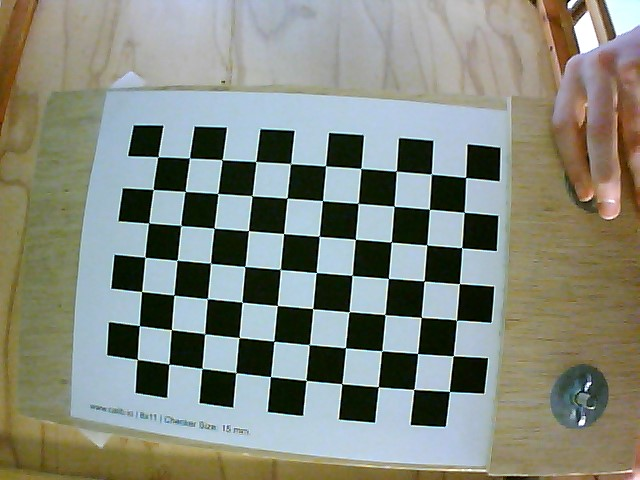
#> input picture Romi3_vision/calib_photos/check.jpg, 640 x 480 px
$ python local_main.py
#> lines starting #> are read from the running program, lines starting #| are printed output that depends on the picture; after the words box and inside, x2 and y2 are one past the last pixel; in counts of white or black regions, pixels touching at a corner belong together
### Romi3_vision/undistort.py
import cv2
import numpy as np
import glob
import os
dir_path = os.path.dirname(os.path.realpath(__file__))


print("starting undistort")
print(" initializing")
chessboard_scale_unit = 1

# termination criteria
criteria = (cv2.TERM_CRITERIA_EPS + cv2.TERM_CRITERIA_MAX_ITER, 30, 0.001)
# prepare object points, like (0,0,0), (1,0,0), (2,0,0) ....,(6,5,0)
objp = np.zeros((10*7,3), np.float32)
objp[:,:2] = np.mgrid[0:7,0:10].T.reshape(-1,2)
# print(objp)
# Arrays to store object points and image points from all the images.
objpoints = [] # 3d point in real world space
imgpoints = [] # 2d points in image plane.
images_dir = dir_path + '/calib_photos/*'#'C:/Users/PEACCE/Documents/sean/python/opencv/romi_aruco_targets/calib_photos/*'
print(" finding photos in " + images_dir)
images = glob.glob(images_dir)
num = 1
print(" finding patterns:")
for fname in images:
    img = cv2.imread(fname)
#> img is the input picture: shape (480, 640, 3); mean B, G, R 125.9, 136.6, 131.9
    gray = cv2.cvtColor(img, cv2.COLOR_BGR2GRAY)
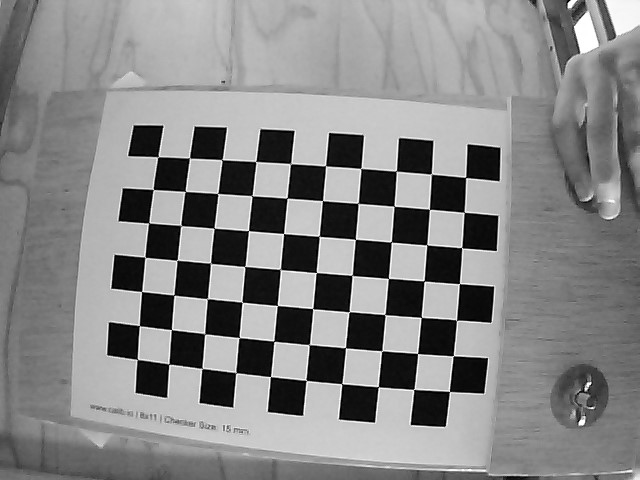
#> gray: shape (480, 640); min 0, max 255, mean 134
    # Find the chess board corners
    ret, corners = cv2.findChessboardCorners(gray, (7,10), None)
#> ret = True; corners = 70 rows, first 8: [465.5, 177.5], [464.3, 212.3], [461.5, 247.5], [459.5, 283.5], [456.4, 320.5], [453.4, 355.6], [449.5, 391.5], [431.4, 173.8]
    # print(corners)
    # If found, add object points, image points (after refining them)
    if ret == True:
        # print("yay")
        objpoints.append(objp)
        corners2 = cv2.cornerSubPix(gray,corners, (11,11), (-1,-1), criteria)
#> corners2 = 70 rows, first 8: [465.6, 177.5], [464.1, 212.4], [461.6, 247.7], [459.4, 283.6], [456.5, 320], [453.3, 355.8], [449.4, 391.4], [431.3, 174.2]
        imgpoints.append(corners)
        # Draw and display the corners
        cv2.drawChessboardCorners(img, (7,6), corners2, ret)
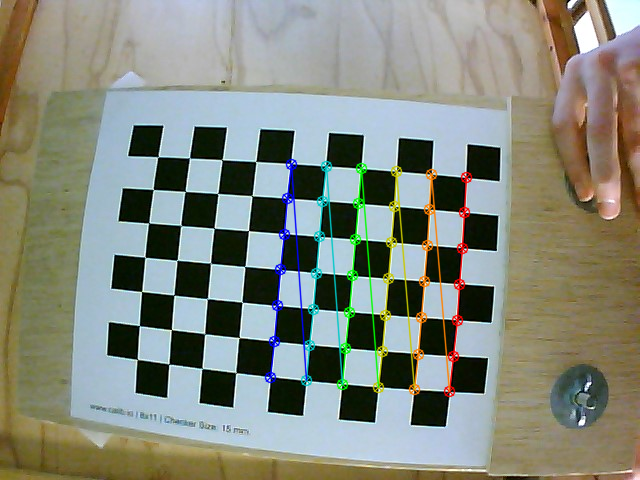
#> img: shape (480, 640, 3); 3.4% of pixels changed, all inside (x1, y1, x2, y2) = (264, 158, 473, 398)
        #cv2.imshow('calib_pattern', img)
        cv2.waitKey(1)
    print(str(num) + "/" + str(len(images)))
    num += 1

print(" running calibration")
ret, mtx, dist, rvecs, tvecs = cv2.calibrateCamera(objpoints, imgpoints, gray.shape[::-1], None, None)

img = cv2.imread(images[0])
newcameramtx = None
print("ready")
def undistort(img):
    h,  w = img.shape[:2]
    global newcameramtx
    newcameramtx, roi = cv2.getOptimalNewCameraMatrix(mtx, dist, (w,h), 1, (w,h))

    # undistort
    dst = cv2.undistort(img, mtx, dist, None, newcameramtx)
    # crop the image
    x, y, w, h = roi
    dst = dst[y:y+h, x:x+w]
#> dst: shape (373, 530, 3)
    return dst

cv2.imwrite('calibresult.png', undistort(img))

cv2.destroyAllWindows()

### Romi3_vision/marker.py
# holds the array that passes marker data between different areas

import numpy as np
from collections import deque
import math

class Marker:
    def __init__(self, id, world_pts):
        self.id = id
        self.tracking = False
        self.image_pts = None
        self.world_pts = world_pts
        self.rotation = None
        self.translation = None
        self.locationiters = 0
        self.findingLocations = []
        self.findingRotations = []
        self.found = False


# Return the rotation matrix associated with counterclockwise rotation about
# the given axis by theta radians.
# function from: https://stackoverflow.com/questions/34372480/rotate-point-about-another-point-in-degrees-python
# (i cannot do this math lol)
def rotationMatrix(axis, theta):
    axis = np.asarray(axis)
    axis = axis / math.sqrt(np.dot(axis, axis))
    a = math.cos(theta / 2.0)
    b, c, d = -axis * math.sin(theta / 2.0)
    aa, bb, cc, dd = a * a, b * b, c * c, d * d
    bc, ad, ac, ab, bd, cd = b * c, a * d, a * c, a * b, b * d, c * d
    return np.array([[aa + bb - cc - dd, 2 * (bc + ad), 2 * (bd - ac)],
                     [2 * (bc - ad), aa + cc - bb - dd, 2 * (cd + ab)],
                     [2 * (bd + ac), 2 * (cd - ab), aa + dd - bb - cc]])

# utility function for generating world points of the corners of a marker
# parameters:
# point: location of top left corner (x,y,z)
# dimensions: (width, height, depth) depth will be zero
# rotation: radians to rotate so that the markers can be on different planes
def makeWorldCoords(point, dimensions, rotation):
    rotation_matrix = rotationMatrix((0,1,0), rotation)
    dimensions = np.dot(rotation_matrix, dimensions)
    # unfold for simpler access
    (x, y, z) = point
    (width, height, depth) = dimensions

    # modifications to each axis for opposite corner
    x_mod = x + width
    y_mod = y + height
    z_mod = z + depth

    #each corner's xyz coordinates
    top_left= (x, y, z)
    top_right = (x_mod, y, z_mod)
    bottom_right = (x_mod, y_mod, z_mod)
    bottom_left = (x, y_mod, z)

    #final array
    return np.float32([top_left,top_right,bottom_right,bottom_left])

def blankMarker(id):
    return Marker(id, makeWorldCoords((0,0,0), (0.09,0.09,0), 0))

# array of markers that is used through the rest of the program:
markers = {
    #front left -> right
    48: Marker(48, makeWorldCoords((0.21, -0.275, 0), (0.09, 0.09, 0), 0)),
    49: Marker(48, makeWorldCoords((0.3, -0.275, 0), (0.09, 0.09, 0), 0)),
    50: Marker(48, makeWorldCoords((0.21, -0.175, 0), (0.09, 0.09, 0), 0)),
    51: Marker(48, makeWorldCoords((0.3, -0.175, 0), (0.09, 0.09, 0), 0)),

    84: Marker(48, makeWorldCoords((0.47, -0.275, 0), (0.09, 0.09, 0), 0)),
    85: Marker(48, makeWorldCoords((0.57, -0.275, 0), (0.09, 0.09, 0), 0)),
    86: Marker(48, makeWorldCoords((0.47, -0.175, 0), (0.09, 0.09, 0), 0)),
    87: Marker(48, makeWorldCoords((0.57, -0.175, 0), (0.09, 0.09, 0), 0)),

    44: Marker(48, makeWorldCoords((0.76, -0.275, 0), (0.09, 0.09, 0), 0)),
    45: Marker(48, makeWorldCoords((0.86, -0.275, 0), (0.09, 0.09, 0), 0)),
    46: Marker(48, makeWorldCoords((0.76, -0.175, 0), (0.09, 0.09, 0), 0)),
    47: Marker(48, makeWorldCoords((0.86, -0.175, 0), (0.09, 0.09, 0), 0)),

    #left side front -> back
    88: Marker(48, makeWorldCoords((0, -0.275, -0.41), (0.09, 0.09, 0), np.radians(-90))),
    89: Marker(48, makeWorldCoords((0, -0.275, -0.31), (0.09, 0.09, 0), np.radians(-90))),
    90: Marker(48, makeWorldCoords((0, -0.175, -0.41), (0.09, 0.09, 0), np.radians(-90))),
    91: Marker(48, makeWorldCoords((0, -0.175, -0.31), (0.09, 0.09, 0), np.radians(-90))),

    52: Marker(48, makeWorldCoords((0, -0.275, -0.66), (0.09, 0.09, 0), np.radians(-90))),
    53: Marker(48, makeWorldCoords((0, -0.275, -0.56), (0.09, 0.09, 0), np.radians(-90))),
    54: Marker(48, makeWorldCoords((0, -0.175, -0.66), (0.09, 0.09, 0), np.radians(-90))),
    55: Marker(48, makeWorldCoords((0, -0.175, -0.56), (0.09, 0.09, 0), np.radians(-90))),

    32: Marker(48, makeWorldCoords((0, -0.275, -0.935), (0.09, 0.09, 0), np.radians(-90))),
    33: Marker(48, makeWorldCoords((0, -0.275, -0.835), (0.09, 0.09, 0), np.radians(-90))),
    34: Marker(48, makeWorldCoords((0, -0.175, -0.935), (0.09, 0.09, 0), np.radians(-90))),
    35: Marker(48, makeWorldCoords((0, -0.175, -0.835), (0.09, 0.09, 0), np.radians(-90))),

    96: Marker(48, makeWorldCoords((0, -0.275, -1.035), (0.09, 0.09, 0), np.radians(-90))),
    97: Marker(48, makeWorldCoords((0, -0.275, -0.935), (0.09, 0.09, 0), np.radians(-90))),
    98: Marker(48, makeWorldCoords((0, -0.175, -1.035), (0.09, 0.09, 0), np.radians(-90))),
    99: Marker(48, makeWorldCoords((0, -0.175, -0.935), (0.09, 0.09, 0), np.radians(-90))),

    64: Marker(48, makeWorldCoords((0, -0.275, -1.255), (0.09, 0.09, 0), np.radians(-90))), #1.59
    65: Marker(48, makeWorldCoords((0, -0.275, -1.155), (0.09, 0.09, 0), np.radians(-90))),
    66: Marker(48, makeWorldCoords((0, -0.175, -1.255), (0.09, 0.09, 0), np.radians(-90))),
    67: Marker(48, makeWorldCoords((0, -0.175, -1.155), (0.09, 0.09, 0), np.radians(-90))),

    56: Marker(48, makeWorldCoords((0, -0.275, -1.59), (0.09, 0.09, 0), np.radians(-90))), #1.59
    57: Marker(48, makeWorldCoords((0, -0.275, -1.49), (0.09, 0.09, 0), np.radians(-90))),
    58: Marker(48, makeWorldCoords((0, -0.175, -1.59), (0.09, 0.09, 0), np.radians(-90))),
    59: Marker(48, makeWorldCoords((0, -0.175, -1.49), (0.09, 0.09, 0), np.radians(-90))),

    #back left->right | 2.286 meteres back for corner
    60: Marker(48, makeWorldCoords((0.963, -0.275, -2.286), (0.09, 0.09, 0), np.radians(180))), #0.913
    61: Marker(48, makeWorldCoords((0.953, -0.275, -2.286), (0.09, 0.09, 0), np.radians(180))),
    62: Marker(48, makeWorldCoords((0.963, -0.175, -2.286), (0.09, 0.09, 0), np.radians(180))),
    63: Marker(48, makeWorldCoords((0.953, -0.175, -2.286), (0.09, 0.09, 0), np.radians(180))),

    68: Marker(48, makeWorldCoords((0.693, -0.275, -2.286), (0.09, 0.09, 0), np.radians(180))), #0.913
    69: Marker(48, makeWorldCoords((0.683, -0.275, -2.286), (0.09, 0.09, 0), np.radians(180))),
    70: Marker(48, makeWorldCoords((0.693, -0.175, -2.286), (0.09, 0.09, 0), np.radians(180))),
    71: Marker(48, makeWorldCoords((0.683, -0.175, -2.286), (0.09, 0.09, 0), np.radians(180))),

    92: Marker(48, makeWorldCoords((0.42, -0.275, -2.286), (0.09, 0.09, 0), np.radians(180))), #0.913
    93: Marker(48, makeWorldCoords((0.32, -0.275, -2.286), (0.09, 0.09, 0), np.radians(180))),
    94: Marker(48, makeWorldCoords((0.42, -0.175, -2.286), (0.09, 0.09, 0), np.radians(180))),
    95: Marker(48, makeWorldCoords((0.32, -0.175, -2.286), (0.09, 0.09, 0), np.radians(180))),

    #right side front -> back

    80: Marker(48, makeWorldCoords((1.15, -0.275, -0.24), (0.09, 0.09, 0), np.radians(90))), #0.913
    81: Marker(48, makeWorldCoords((1.15, -0.275, -0.34), (0.09, 0.09, 0), np.radians(90))),
    82: Marker(48, makeWorldCoords((1.15, -0.175, -0.24), (0.09, 0.09, 0), np.radians(90))),
    83: Marker(48, makeWorldCoords((1.15, -0.175, -0.34), (0.09, 0.09, 0), np.radians(90))),

    40: Marker(48, makeWorldCoords((1.15, -0.275, -0.59), (0.09, 0.09, 0), np.radians(90))), #0.913
    41: Marker(48, makeWorldCoords((1.15, -0.275, -0.69), (0.09, 0.09, 0), np.radians(90))),
    42: Marker(48, makeWorldCoords((1.15, -0.175, -0.59), (0.09, 0.09, 0), np.radians(90))),
    43: Marker(48, makeWorldCoords((1.15, -0.175, -0.69), (0.09, 0.09, 0), np.radians(90))),

    76: Marker(48, makeWorldCoords((1.15, -0.275, -0.97), (0.09, 0.09, 0), np.radians(90))), #0.913
    77: Marker(48, makeWorldCoords((1.15, -0.275, -1.07), (0.09, 0.09, 0), np.radians(90))),
    78: Marker(48, makeWorldCoords((1.15, -0.175, -0.97), (0.09, 0.09, 0), np.radians(90))),
    79: Marker(48, makeWorldCoords((1.15, -0.175, -1.07), (0.09, 0.09, 0), np.radians(90))),

    36: Marker(48, makeWorldCoords((1.15, -0.275, -1.32), (0.09, 0.09, 0), np.radians(90))), #0.913
    37: Marker(48, makeWorldCoords((1.15, -0.275, -1.42), (0.09, 0.09, 0), np.radians(90))),
    38: Marker(48, makeWorldCoords((1.15, -0.175, -1.32), (0.09, 0.09, 0), np.radians(90))),
    39: Marker(48, makeWorldCoords((1.15, -0.175, -1.42), (0.09, 0.09, 0), np.radians(90))),

    72: Marker(48, makeWorldCoords((1.15, -0.275, -1.75), (0.09, 0.09, 0), np.radians(90))), #0.913
    73: Marker(48, makeWorldCoords((1.15, -0.275, -1.85), (0.09, 0.09, 0), np.radians(90))),
    74: Marker(48, makeWorldCoords((1.15, -0.175, -1.75), (0.09, 0.09, 0), np.radians(90))),
    75: Marker(48, makeWorldCoords((1.15, -0.175, -1.85), (0.09, 0.09, 0), np.radians(90))),

    0: Marker(48, makeWorldCoords((1.15, -0.275, -2.03), (0.09, 0.09, 0), np.radians(90))), #0.913
    1: Marker(48, makeWorldCoords((1.15, -0.275, -2.13), (0.09, 0.09, 0), np.radians(90))),
    2: Marker(48, makeWorldCoords((1.15, -0.175, -2.03), (0.09, 0.09, 0), np.radians(90))),
    3: Marker(48, makeWorldCoords((1.15, -0.175, -2.13), (0.09, 0.09, 0), np.radians(90))),
}

def reset():
    for key in markers:
        markers[key].tracking = False
        markers[key].image_pts = None

# [4 lines left out: function tracking, not called in this run]

### Romi3_vision/detectAruco.py
# find all aruco markers and put they're xy coordinates into the list of markers in marker.py
# this file started as a copy of the code from this blog post: https://www.pyimagesearch.com/2020/12/21/detecting-aruco-markers-with-opencv-and-python/
# but has been so modified that it would be unrecognizable

import cv2
import time
import sys

import numpy as np
import undistort
import marker

def showFrame(img):
    cv2.imshow("Frame", img)
    key = cv2.waitKey(1) & 0xFF

print("starting detectAruco")
print(" getting aruco dictionary")
# change for different markers:
arucoDict = cv2.aruco.Dictionary_get(cv2.aruco.DICT_ARUCO_ORIGINAL)
arucoParams = cv2.aruco.DetectorParameters_create()

print(" initializing video stream")
vs = cv2.VideoCapture(1)
print(" waiting for things to start up")
time.sleep(1.0)

thresh_min = 200
print(" using thresholding value of: ")
print(thresh_min)

print("finished")
print("detectAruco ready")

# markers = {} #should be unused, left just in case
# points = {} #same as above
gray = None
corner = None
frame = None
corners = None

def getFrame(thresh):
#> called with thresh = False
    global frame
    global gray

    _, frame = vs.read()
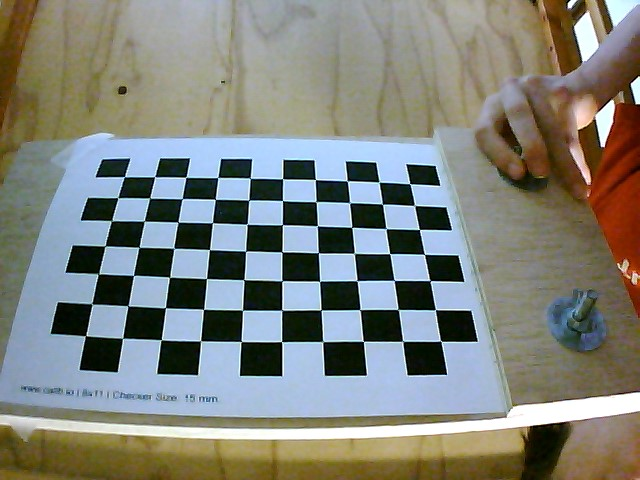
#> input picture Romi3_vision/calib_photos/check2.jpg, 640 x 480 px, given in place of the camera
#> frame is the input picture: shape (480, 640, 3); mean B, G, R 124, 130.9, 128.3
    frame = cv2.rotate(frame, cv2.ROTATE_180) #!!!! UNTESTEDDDDDD TODO rotation
    frame = undistort.undistort(frame)
#> in undistort (call 2), `dst = dst[y:y+h, x:x+w]`:
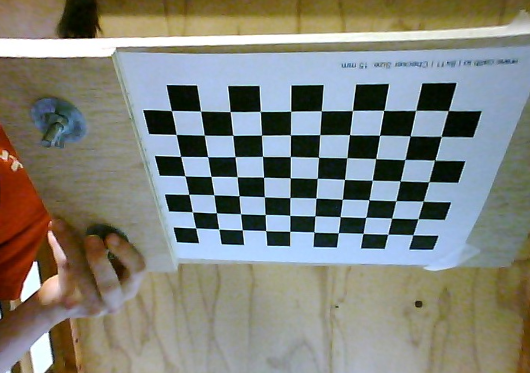
#> dst: shape (373, 530, 3); mean B, G, R 124.3, 131.4, 129.4
    gray = cv2.cvtColor(frame, cv2.COLOR_BGR2GRAY)
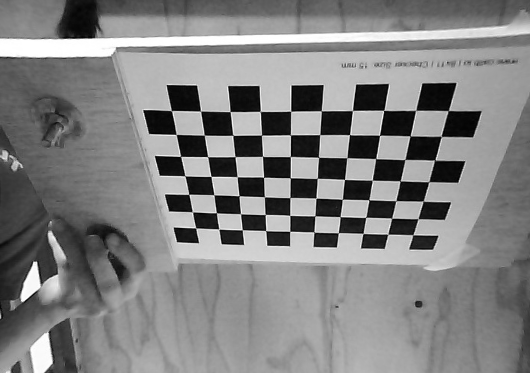
#> gray: shape (373, 530); min 1, max 255, mean 130

    # if thresh parameter is true, use thresholded image
    if(thresh):
        #threshold to clean up blooming from light from retroreflector
        _, frame = cv2.threshold(gray, thresh_min, 255, cv2.THRESH_BINARY)
        frame = cv2.cvtColor(frame, cv2.COLOR_GRAY2BGR) #aruco detection only works with color

    return (frame, gray)

# [19 lines left out: function draw, not called in this run]


# search for markers, and put their coordinates into marker.py
def exec(show, thresh):
    # global markers
    global gray
    global frame
    global corners

    # sets all markers to 'not tracking'
    marker.reset()

    getFrame(thresh)

    #find aruco markers:
    (corners, ids, rejected) = cv2.aruco.detectMarkers(frame, arucoDict, parameters=arucoParams)
    if(len(corners) < 1): return # end function if no matches

    ids = ids.flatten()

    for(markerCorner, markerID) in zip(corners, ids):
        corners = markerCorner.reshape((4, 2))

        #add marker to marker list
        marker.tracking(corners, markerID)
        if(show): frame = draw(markerCorner, markerID) # if this program is in charge of showing the image

    if(show): showFrame(frame)
    return frame

### Romi3_vision/golfb.py
# detects golf ball using blob detection,
# then uses golfb_math to find x, y location of ball in world coordinates relative to camera location

from __future__ import print_function
import cv2 as cv
import argparse
import numpy as np
import golfb_math as gb_m

ballsize = 0.05 # meters

#thresholding values (unpacking for better readability):
(lowh, highh) = (0, 27)
(lows, highs) = (169, 255)
(lowv, highv) = (52, 255)

#set up blob detector paramaters:
params = cv.SimpleBlobDetector_Params()
params.filterByArea = True
params.minArea = 1500
params.maxArea = 50000 #basically as big as possible - to override default limit

# Set up the detector
detector = cv.SimpleBlobDetector_create(params)

tracking = False
frame_threshold = None
blob = None
locationToCamera = None

def threshold(frame):
    global frame_threshold
    frame_HSV = cv.cvtColor(frame, cv.COLOR_BGR2HSV)
#> frame_HSV: shape (373, 530, 3); mean H, S, V 58.5, 84.3, 146.8
    frame_threshold = ~ cv.inRange(frame_HSV, (lowh, lows, lowv), (highh, highs, highv))
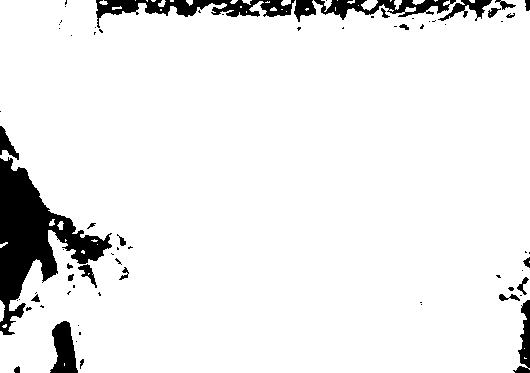
#> frame_threshold: shape (373, 530); 92.8% white; 73 black regions (47 under 20 px), largest, box (x1, y1, x2, y2) and area: (0, 157, 112, 335) 7110, (96, 0, 295, 28) 2151, (314, 0, 456, 20) 1230

    # dilate threshold
    kernel = np.ones((5,5), np.uint8)
    thresh_dilation = cv.erode(frame_threshold, kernel, iterations=1) # eroding because image inverted so looking for dark areas
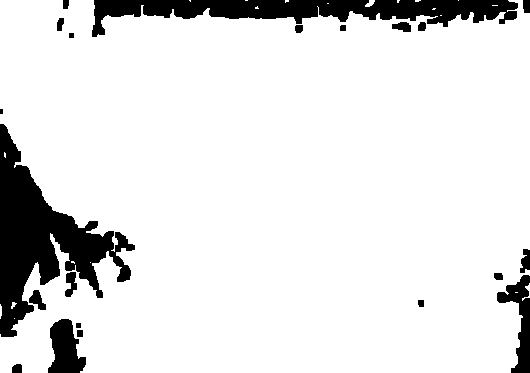
#> thresh_dilation: shape (373, 530); 88.9% white; 21 black regions (1 under 20 px), largest, box (x1, y1, x2, y2) and area: (0, 124, 135, 337) 10335, (92, 0, 518, 37) 7528, (497, 275, 530, 373) 1375
    frame_threshold = thresh_dilation # so can see dilation results in 'main' program threshold view window
    return frame_threshold

# run blob detection on frame
def detectBall(frame, drawframe = None):
    global frame_threshold
    global blob
    global tracking
    global locationToCamera

    thresh_dilation = threshold(frame)

    # Detect blobs.
    keypoints = detector.detect(thresh_dilation)
#> keypoints = ()

    if len(keypoints) > 0:
        blob = keypoints[0]
        tracking = True
    else:
        tracking = False

    # find location of ball relative to camera
    if blob is not None:
        # print(gb_m.calcFocalLength(ballsize, blob.size, 30))
        locationToCamera = gb_m.ballPointRelCamera(blob)

    #draw circles around blobs
    if drawframe is None: drawframe = frame
    im_with_keypoints = cv.drawKeypoints(drawframe, keypoints, np.array([]), (0,0,255), cv.DRAW_MATCHES_FLAGS_DRAW_RICH_KEYPOINTS)
    return im_with_keypoints

# return the location of the tracked ball in a simple format
# [4 lines left out: function getBallLocation, not called in this run]

### Romi3_vision/maths.py
# holds functions to get camera location from marker corners

import detectAruco as dt
import undistort as ud
import marker
import numpy as np
import cv2

# get camera data from undistort
criteria = ud.criteria
camera_matrix = ud.mtx
dist = ud.dist

#points for drawn axes when doing pretty image
axis = np.float32([[0,0,0], [0.1,0,0], [0,0.1,0], [0,0,-0.1]]).reshape(-1,3)
hasNewLocation = False

# get pose of a Marker object in world coordinates
# [21 lines left out: functions getWorldPose, draw, not called in this run]

# get rotation and translation for a marker
def execForMarker(markerID):
    #safety checks...
    if not markerID in marker.markers: return None
    tracked_marker = marker.markers[markerID]
    if not tracked_marker.tracking: return None

    (_, rotation, translation) = getWorldPose(tracked_marker)
    return (rotation, translation)

# find rotation and translation matrices for all markers
def exec(img = None):
    for key in marker.markers:
        data = execForMarker(key)
        if data is not None:
            (rotation, translation) = data

            # write data to marker objects
            marker.markers[key].rotation = rotation
            marker.markers[key].translation = translation

            #draw markers on image
            if img is not None: img = draw(img, marker.markers[key].image_pts, rotation, translation)

# get camera location from a single set of rotation and translation matrices
# once again, this math is way over my head so...
# function credit: https://stackoverflow.com/questions/44726404/camera-pose-from-solvepnp
# [8 lines left out: function getCameraLocationForMarker, not called in this run]

# get camera location for each marker and then average the results:
def getCameraLocation():
    pos = [0,0,0]
    num = 0
    for key in marker.markers:
        tracked_marker = marker.markers[key]
        if(tracked_marker.tracking):
            marker_location = getCameraLocationForMarker(tracked_marker)
            pos[0] += marker_location[0]
            pos[1] += marker_location[1]
            pos[2] += marker_location[2]
            num+=1
    if num > 0:
        pos[0] /= num
        pos[1] /= num
        pos[2] /= num

    return pos

# [10 lines left out: function test, not called in this run]

if __name__ == "main":
    test()

### Romi3_vision/local_main.py
# to run the vision trackers on a local machine.
# has gui for tuning thresholding values

import detectAruco
import golfb
import maths
import copy
import cv2
import marker
import findMarkerLocations as fml

window_detection_name="golf ball threshold"
max_value = 255
max_value_H = 360//2
low_H = 0
low_S = 0
low_V = 0
high_H = max_value_H
high_S = max_value
high_V = max_value


def on_lowH(value):
    golfb.lowh = value

def on_highH(value):
    golfb.highh = value

def on_lowS(value):
    golfb.lows = value

def on_highS(value):
    golfb.highs = value

def on_lowV(value):
    golfb.lowv = value

def on_highV(value):
    golfb.highv = value

cv2.namedWindow(window_detection_name)
cv2.createTrackbar("low h", window_detection_name , low_H, max_value_H, on_lowH)
cv2.createTrackbar("high h", window_detection_name , high_H, max_value_H, on_highH)
cv2.createTrackbar("low s", window_detection_name , low_S, max_value, on_lowS)
cv2.createTrackbar("high s", window_detection_name , high_S, max_value, on_highS)
cv2.createTrackbar("low v", window_detection_name , low_V, max_value, on_lowV)
cv2.createTrackbar("high v", window_detection_name , high_V, max_value, on_highV)


while True:
    detectAruco.exec(True, False)
    frame = copy.copy(detectAruco.frame)
    img = golfb.detectBall(frame)
    maths.exec(img)
    pos = maths.getCameraLocation()
    for key in marker.markers:
        mk = marker.markers[key]
        # if mk.found: fml.locateMarkers(mk)
    print(pos)

    cv2.imshow(window_detection_name, golfb.frame_threshold)
    cv2.imshow("frame", img)
    cv2.waitKey(1)
